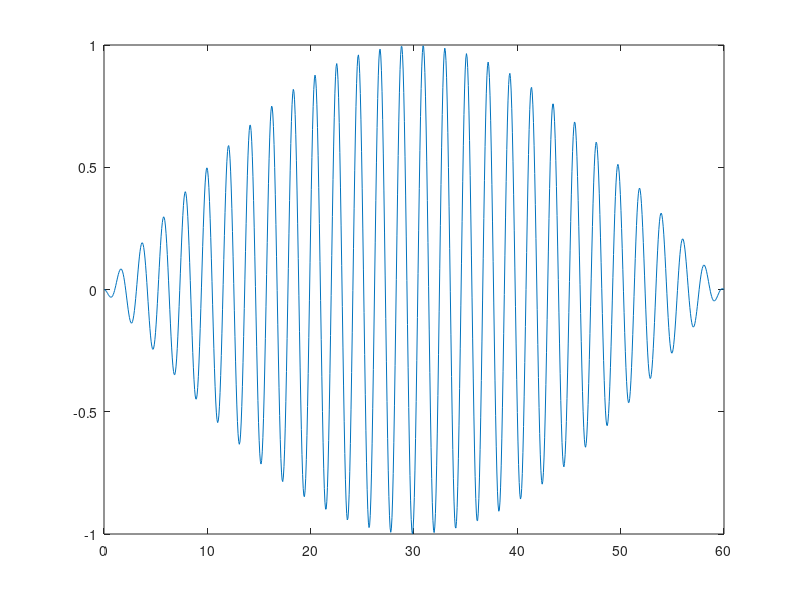
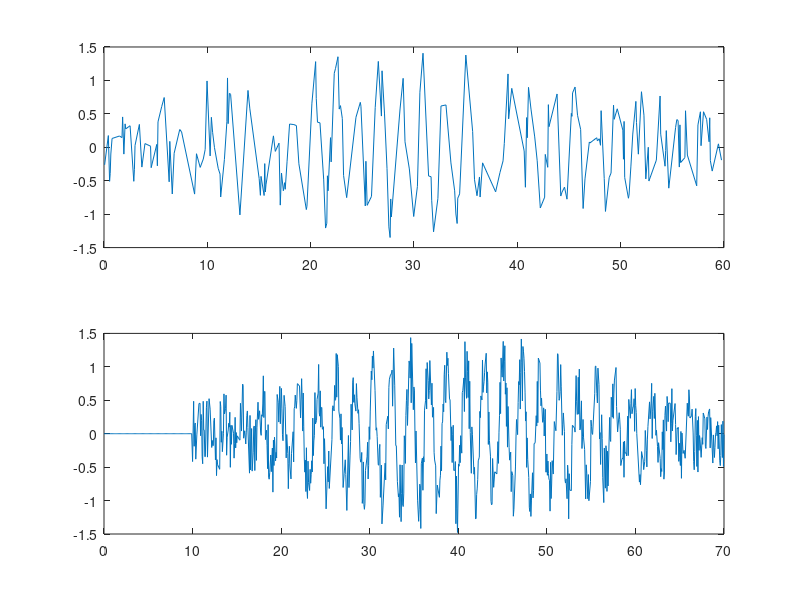

Reproduce these figures in MATLAB, in order.
close all
clear %all
clc

amp=linspace(0,180,1000);
x=linspace(pi()/2,1.5*pi(),1000);

t=linspace(0,60,1000);

signal=cos(x).*sin(amp);

figure
plot(t,signal)

%%

thres=0.25;
signal1=zeros(1,length(signal));
signal2=zeros(1,length(signal));
time1=t;
time2=t;
for k=1:length(signal)
    if rand()<thres
        signal1(k)=signal(k)+(rand()-0.5);
    else
        signal2(k)=signal(k)+(rand()-0.5);
    end
end
id1=signal1==0;
signal1(id1)=[];
time1(id1)=[];
signal2(id1==0)=[];
time2(id1==0)=[];

del=10;

time2=[0:0.1:9.9,time2+del];
signal2=[zeros(1,length(0:0.1:9.9)),signal2];

figure
subplot(211)
plot(time1,signal1)
subplot(212)
plot(time2,signal2)

signals.signal1=signal1;
signals.signal2=signal2;
signals.time1=time1;
signals.time2=time2;